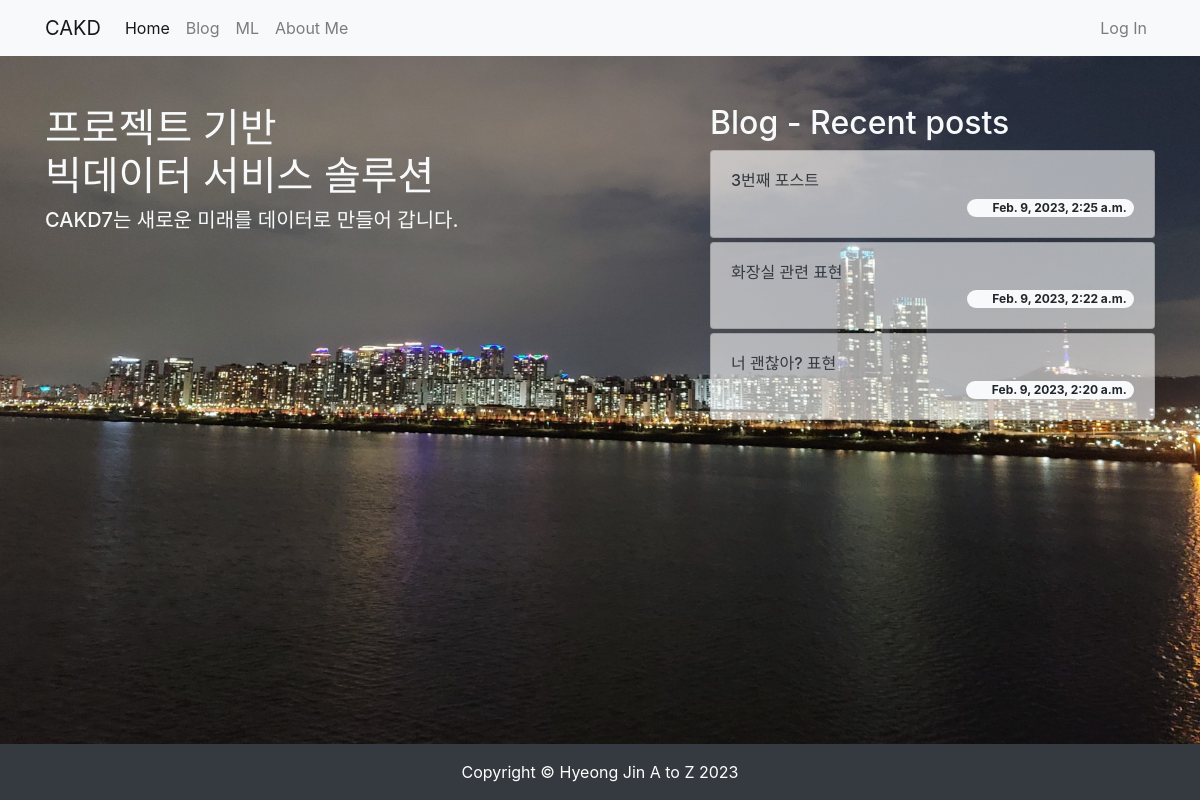
Before: / with the older database file.
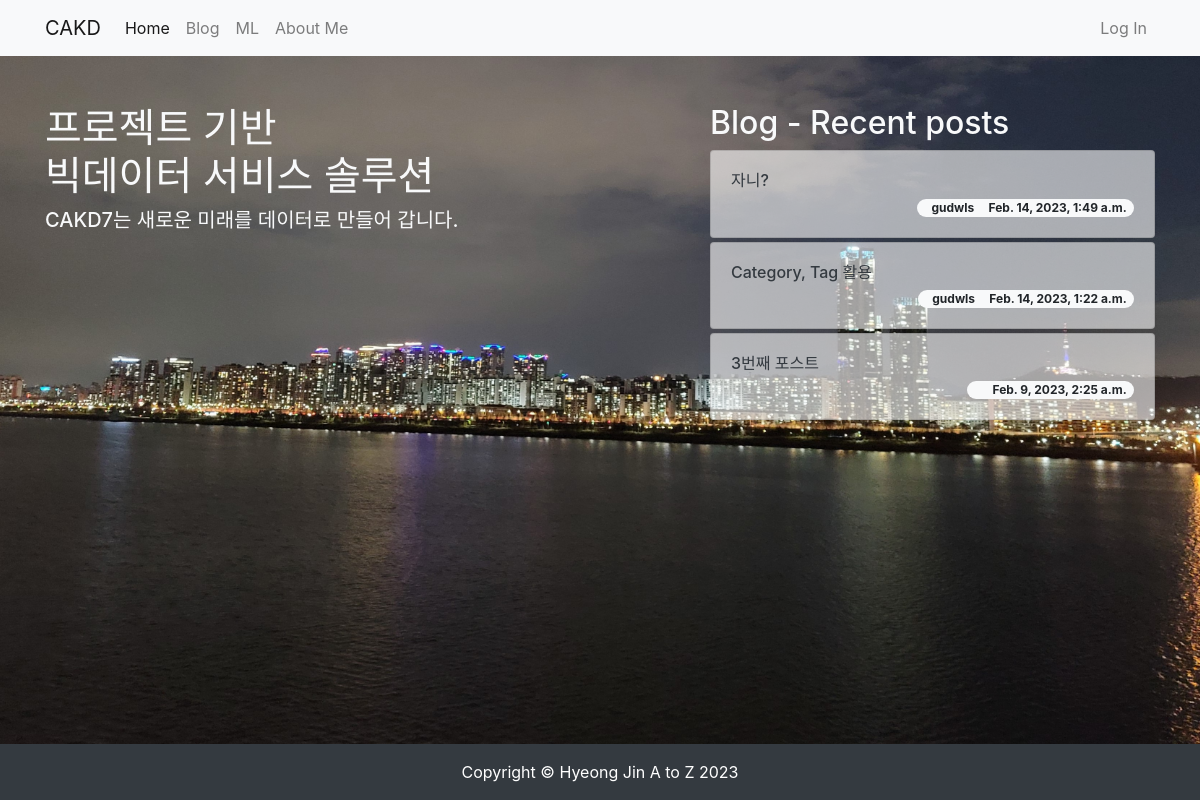
After: the same page with the newer database file.
### blog/models.py (models this page shows, shortened)
class Post(models.Model):
    title = models.CharField(max_length=30)
    hook_text = models.CharField(max_length=100, blank=True)
    content = models.TextField()
    head_image = models.ImageField(upload_to='blog/images/%Y/%m/%d/', blank=True)
    file_upload = models.FileField(upload_to='blog/files/%Y/%m/%d/', blank=True)
    created_at = models.DateTimeField(auto_now_add=True)
    updated_at = models.DateTimeField(auto_now=True)
    author = models.ForeignKey(User, null=True, on_delete=models.SET_NULL)
    category = models.ForeignKey(Category, null=True, blank=True, on_delete=models.SET_NULL)
    tags = models.ManyToManyField(Tag, blank=True)
    def get_absolute_url(self):           # 객체의 상세 페이지로 이동할 수 있는 링크를 만들 수 있음. url 생성 규칙을 정의하는 메서드
        return f'/blog/{self.pk}/'

### homepage/views.py (the view)
# urls.py: path('', views.landing)
def landing(request):
    recent_posts = Post.objects.order_by('-pk')[:3]
    return render(
        request,
        'homepage/landing.html',
        {
            'recent_posts' : recent_posts
        }
    )

### homepage/templates/homepage/landing.html (shortened to what this page needs)
<!DOCTYPE html>{% load static %}
<html lang="en">
<head>
    <link rel="stylesheet" href="https://cdn.jsdelivr.net/npm/bootstrap@4.5.3/dist/css/bootstrap.min.css">
    <link rel="stylesheet" href="{% static 'homepage/css/landing.css' %}" media="screen">
</head>
<body>
    {% include 'blog/navbar.html' %}
    <section>
        <div class="container">
            <div class="row justify-content-between">
                <div class="col-lg-6 text-light">
                    <h1 class="mt-5"> 프로젝트 기반 <BR> 빅데이터 서비스 솔루션 </h1>
                    <h5>CAKD7는 새로운 미래를 데이터로 만들어 갑니다.</h5>
                </div>
                <div class="col-lg-5 mt-5">
                    <h2 class="text-light">Blog - Recent posts</h2> {% for post in recent_posts %} <div
                        class="card mt-1">
                        <div class="card-body">
                            <h6><a href="{{ post.get_absolute_url }}"
                                    class="text-decoration-none text-dark">{{ post.title }}</a></h6>
                            <span class="badge badge-pill badge-light float-right">
                                {{ post.author.username }} &nbsp; &nbsp; {{ post.created_at }} </span>
                        </div>
                    </div> {% endfor %}
                </div>
            </div>
        </div>
    </section>
    <div class="fixed-bottom">
    <footer class="py-3 bg-dark">
        <div class="container">
            <p class="m-0 text-center text-white"> Copyright &copy; Hyeong Jin A to Z 2023 </p>
        </div>
    </footer>
    </div>
</body>
</html>

Changed rows visible on the page:
no longer on this page (row unchanged): Post: title "화장실 관련 표현", created_at "Feb. 9, 2023, 2:22 a.m."
no longer on this page (row unchanged): Post: title "너 괜찮아? 표현", created_at "Feb. 9, 2023, 2:20 a.m."
added Post: title "자니?", author.username "gudwls", created_at "Feb. 14, 2023, 1:49 a.m."
added Post: title "Category, Tag 활용", author.username "gudwls", created_at "Feb. 14, 2023, 1:22 a.m."
